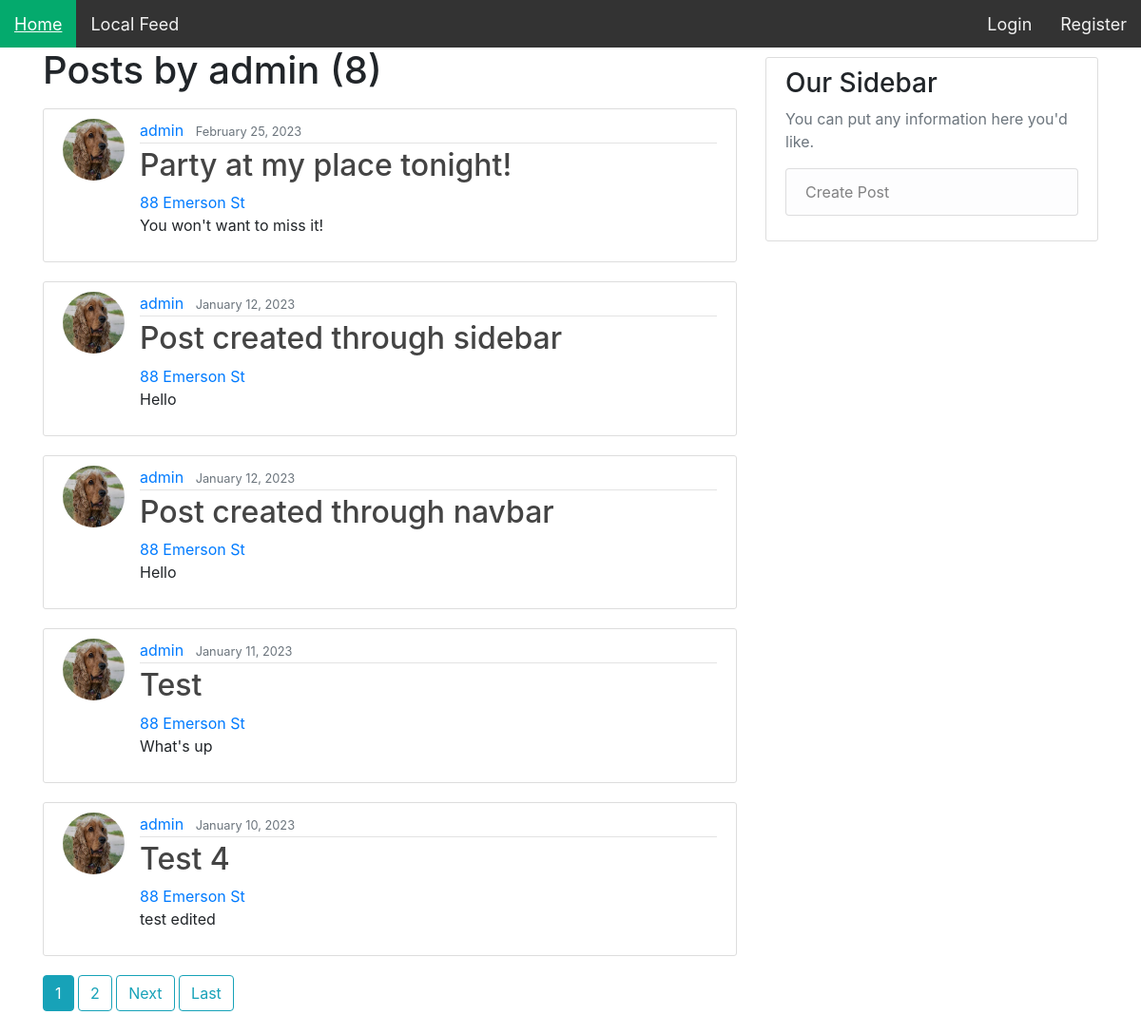
Screenshot of /user/admin with the database file from the repository.
### map/models.py (models this page shows, shortened)
class Post(models.Model):
    title = models.CharField(max_length=150)
    content = models.TextField()
    date_posted = models.DateTimeField(default=timezone.now)
    author = models.ForeignKey(User, on_delete=models.CASCADE)
    likes = models.ManyToManyField(User, blank=True, related_name='likes')
    dislikes = models.ManyToManyField(User, blank=True, related_name='dislikes')

### users/models.py (models this page shows, shortened)
class Profile(models.Model):
    user = models.OneToOneField(User, on_delete=models.CASCADE, related_name='profile')
    image = models.ImageField(default='default.jpg', upload_to='profile_pics')
    house = models.ForeignKey(House, null=True, blank=True, on_delete=models.SET_NULL)

class House(models.Model):
    address = models.CharField(max_length=150, unique=True)
    location = models.JSONField(default = dict, unique=True)
    owner = models.ForeignKey(User, null=True, on_delete=models.SET_NULL, related_name="owner")
    residents = models.ManyToManyField(User, blank=True)
    description = models.TextField(blank=True)
    slug = models.SlugField(blank=True)
    image = models.ImageField(default='house-default.jpg', upload_to='house_pics')
    def __str__(self):
        return self.address

### map/views.py (the view)
# urls.py: path("user/<str:username>", UserPostListView.as_view(), name='user-posts'),
class UserPostListView(ListView):
    model = Post
    template_name = 'map/user_posts.html'
    context_object_name = 'posts'
    paginate_by = 5
    def get_queryset(self):
        user = get_object_or_404(User, username=self.kwargs.get('username'))
        return Post.objects.filter(author=user).order_by('-date_posted')

### map/templates/map/user_posts.html (shortened to what this page needs)
{% extends "map/base.html" %}
{% block content %}
	<h1 class="mb-3">Posts by {{ view.kwargs.username }} ({{ page_obj.paginator.count }})</h1>
	{% for post in posts %}
		<article class="media content-section">
		  <img class="rounded-circle article-img" src="{{ post.author.profile.image.url }}">
		  <div class="media-body">
			<div class="article-metadata">
			  <a class="mr-2" href="{% url 'user-posts' post.author.username %}">{{ post.author }}</a>
			  <small class="text-muted">{{ post.date_posted|date:"F d, Y" }}</small>
			</div>
			<h2><a class="article-title" href="{% url 'post-detail' post.id %}">{{ post.title }}</a></h2>
			{% if post.author.profile.house != null %}
				<a href="{% url 'house-detail' post.author.profile.house.slug %}">{{ post.author.profile.house }}</a>
			{% endif %}
			<p class="article-content">{{ post.content }}</p>
		  </div>
		</article>
	{% endfor %}
	{% if is_paginated %}
		  {% for num in page_obj.paginator.page_range %}
			{% if page_obj.number == num %}
			  <a class="btn btn-info mb-4" href="?page={{ num }}">{{ num }}</a>
			{% elif num > page_obj.number|add:'-3' and num < page_obj.number|add:'3' %}
			  <a class="btn btn-outline-info mb-4" href="?page={{ num }}">{{ num }}</a>
			{% endif %}
		  {% endfor %}
		  {% if page_obj.has_next %}
			<a class="btn btn-outline-info mb-4" href="?page={{ page_obj.next_page_number }}">Next</a>
			<a class="btn btn-outline-info mb-4" href="?page={{ page_obj.paginator.num_pages }}">Last</a>
		  {% endif %}
		{% endif %}
{% endblock content %}
{% block sidebar %}
	<div class="col-md-4">
	  <div class="content-section">
		<h3>Our Sidebar</h3>
		<p class='text-muted'>You can put any information here you'd like.
		  <ul class="list-group">
			<a class="list-group-item list-group-item-light" href="{% url 'post-create' %}">Create Post</a>
		  </ul>
		</p>
	  </div>
	</div>
{% endblock %}

### map/static/map/style.css (style rules this page uses)
html, body { height: 100%; margin: 0; padding: 0; }
h1, h2, h3, h4, h5, h6 { color: #444444; }
ul { margin: 0; }
.content-section { background: #ffffff; padding: 10px 20px; border: 1px solid #dddddd; border-radius: 3px; margin-top: 10px; margin-bottom: 20px; }
.article-title { color: #444444; }
.article-content { white-space: pre-line; }
.article-img { height: 65px; width: 65px; margin-right: 16px; }
.article-metadata { padding-bottom: 1px; margin-bottom: 4px; border-bottom: 1px solid #e3e3e3 }

### rows the page displays
Post: author.profile.image (picture), author "admin", date_posted "February 25, 2023", title "Party at my place tonight!", author.profile.house "88 Emerson St", content "You won't want to miss it!"
Post: author.profile.image (picture), author "admin", date_posted "January 12, 2023", title "Post created through sidebar", author.profile.house "88 Emerson St", content "Hello"
Post: author.profile.image (picture), author "admin", date_posted "January 12, 2023", title "Post created through navbar", author.profile.house "88 Emerson St", content "Hello"
Post: author.profile.image (picture), author "admin", date_posted "January 11, 2023", title "Test", author.profile.house "88 Emerson St", content "What's up"
Post: author.profile.image (picture), author "admin", date_posted "January 10, 2023", title "Test 4", author.profile.house "88 Emerson St", content "test edited"

### other values shown
{{ view.kwargs.username }} "admin"
{{ page_obj.paginator.count }} "8"
{{ num }} "1"
{{ num }} "2"
